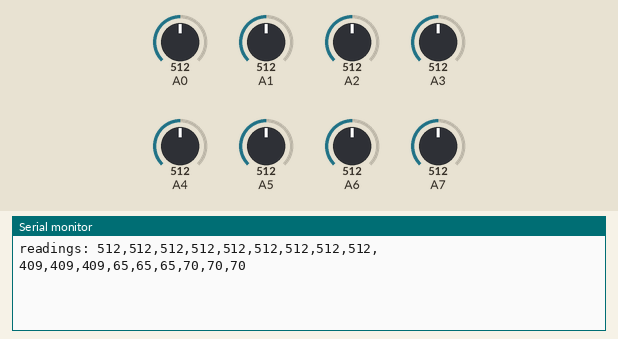
Bench run of a sketch on a simulated Arduino Uno, built with avr-gcc and run on an emulated ATmega328P. Shown: the last lines printed to the serial monitor. Inputs (shaded band) come from the test bench; at power-on: A0 = 512, A1 = 512, A2 = 512, A3 = 512, A4 = 512, A5 = 512, A6 = 512, A7 = 512.

Above: at 1.2 s.
1.3 s: A0 set to 716
At 1.37 s:
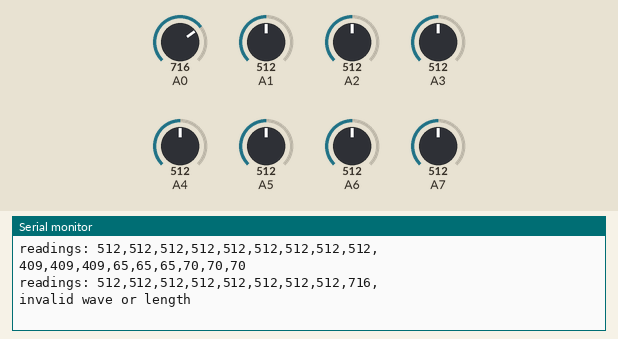
2.9 s: A1 set to 716
At 4.1 s:
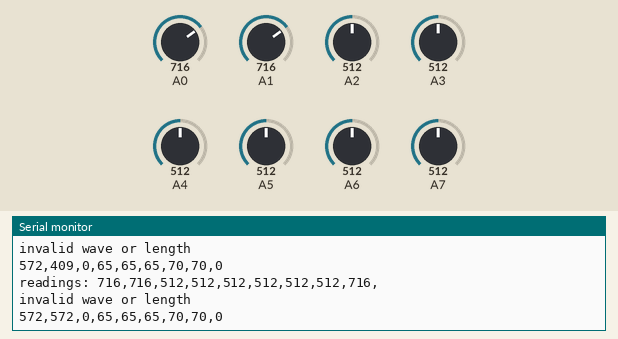
4.4 s: A2 set to 716
At 5.5 s:
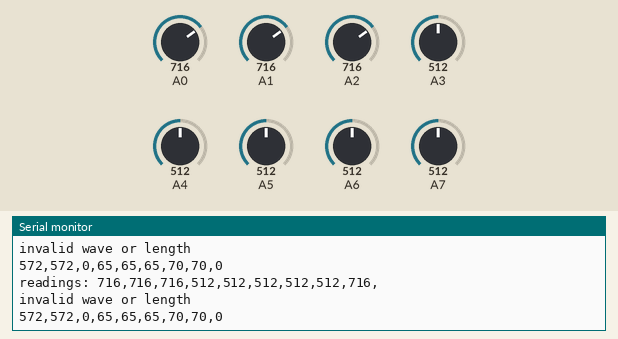
5.9 s: A3 set to 716
At 6.4 s:
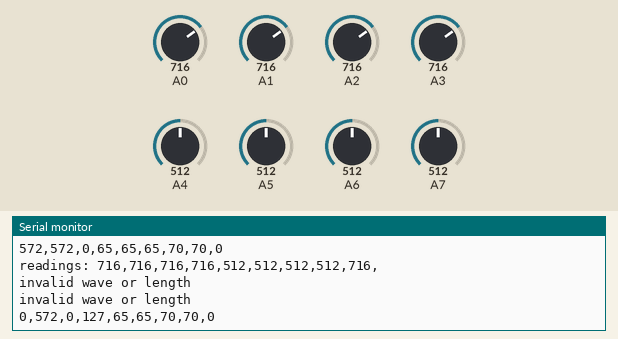
7.4 s: A4 set to 716
At 8.5 s:
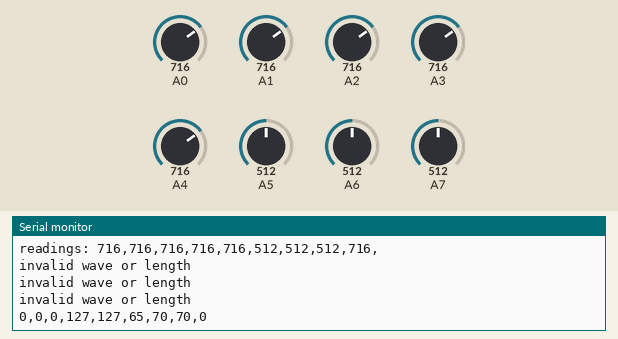
8.9 s: A5 set to 716
At 9.6 s:
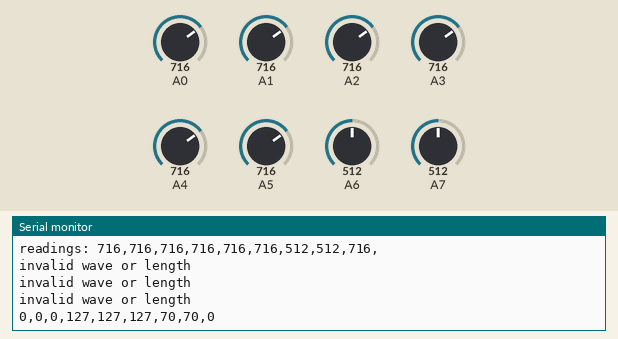
Timing chart, 0 to 11.4 s (numbered marks = the images above; inputs shaded):
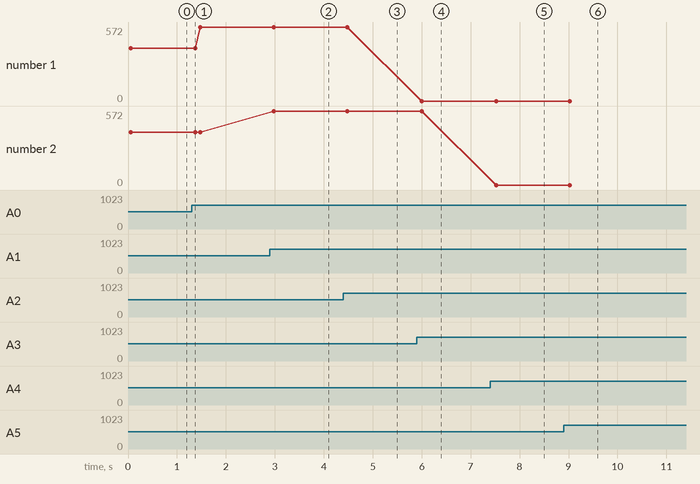

Measured:
- after the input at 1.3 s, the serial monitor: prints a new line at once (image 1)
- after the input at 2.9 s, the serial monitor: prints a new line at once (image 2)
- after the input at 4.4 s, the serial monitor: prints a new line at once (image 3)
- after the input at 5.9 s, the serial monitor: prints a new line at once (image 4)
- after the input at 7.4 s, the serial monitor: prints a new line at once (image 5)
- after the input at 8.9 s, the serial monitor: prints a new line at once (image 6)
- plotted number 1: 409 → 572 after the input at 1.3 s

The sketch:

ControlOSC3_3_pots_6_buttons_array.ino
```cpp
int pins[] = {0, 1, 2, 3, 4, 5, 6, 7, 8}; // 0-2 vol, 3-5 wave, 6-8 envelope
int currReadings[] = {0,0,0,0,0,0,0,0,0};
int prevReadings[] = {0,0,0,0,0,0,0,0,0};
int values[] = {0,0,0,0,0,0,0,0,0};

boolean reset = false;

void setup() {
  Serial.begin(9600);
}

void loop() {
  for(int i=0; i<9; i++){
    currReadings[i] = analogRead(pins[i]);
    if (abs(currReadings[i] - prevReadings[i]) > 20){
      reset = true;
    }
  }
  if(reset == true){
    Serial.print("readings: ");
    for(int i=0; i<9; i++){
      Serial.print(currReadings[i]);
      Serial.print(",");
    }
    Serial.println();
    parseWave(3);
    parseWave(4);
    parseWave(5);
    parseEnvelope(6);
    parseEnvelope(7);
    parseEnvelope(8);
    parseVol(0);
    parseVol(1);
    parseVol(2);

    for(int i=0; i<8; i++){
      Serial.print(values[i]);
      Serial.print(",");
    }
    Serial.println(values[8]);

    for(int i=0; i<9; i++){
      prevReadings[i] = currReadings[i];
    }
    reset = false;
  }

}

void parseWave(int number){
  if(currReadings[number]>70 && currReadings[number]<95 ){
    values[number] = 96; // noise
  }
  else if(currReadings[number]>125 && currReadings[number]<160 ){
    values[number] = 90; // triangular wave
  }
  else if(currReadings[number]>453 && currReadings[number]<514 ){
    values[number] = 65; // square wave
  }
  else if(currReadings[number]>515 && currReadings[number]<660 ){
    values[number] = 43; // saw wave
  }
  else if(currReadings[number]>720 && currReadings[number]<845 ){
    values[number] = 0; // sine wave
  }
  else{
    values[number] = 127;
  }
}

void parseEnvelope(int number){
  if(currReadings[number]>70 && currReadings[number]<95 ){
    values[number] = 48; // short envelope
  }
  else if(currReadings[number]>453 && currReadings[number]<514 ){
    values[number] = 70; // medium envelope
  }
  else if(currReadings[number]>720 && currReadings[number]<845 ){
    values[number] = 90; // long envelope
  }
  else{
    values[number] = 0;
  }
}

void parseVol(int number){
  if(values[number+3] == 127 || values[number+6] == 0){
    values[number] = 0;
    Serial.println("invalid wave or length");
  }
  else{
    if (values[number+3] == 0){
      //sine wave
      values[number] = currReadings[number] * 1;
    }
    else if(values[number+3] == 90){
      // triangular
      values[number] = currReadings[number] * 1;
    }
    else if(values[number+3] == 96){
      // noise
      values[number] = currReadings[number] * 0.7;
    }
    else{
      // square and saw
      values[number] = currReadings[number] * 0.8;
    }
    values[number] = constrain(values[number], 0, 1023);
  }
}
```
